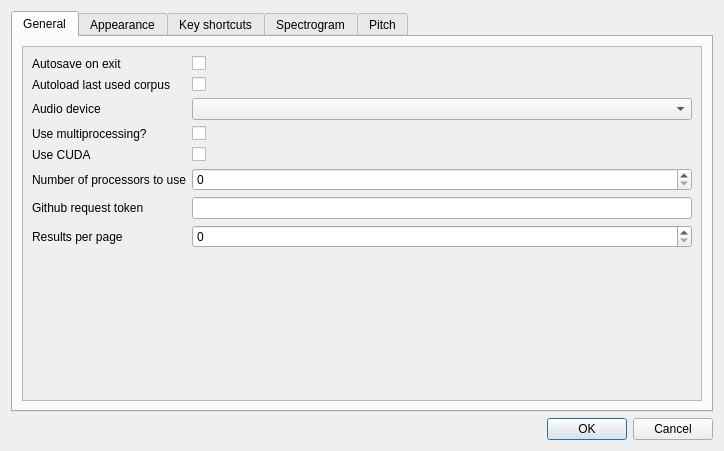
<?xml version="1.0" encoding="UTF-8"?>
<ui version="4.0">
 <class>PreferencesDialog</class>
 <widget class="QDialog" name="PreferencesDialog">
  <property name="geometry">
   <rect>
    <x>0</x>
    <y>0</y>
    <width>724</width>
    <height>451</height>
   </rect>
  </property>
  <property name="windowTitle">
   <string>Dialog</string>
  </property>
  <layout class="QVBoxLayout" name="verticalLayout">
   <item>
    <widget class="QTabWidget" name="tabWidget">
     <property name="currentIndex">
      <number>0</number>
     </property>
     <widget class="QWidget" name="generalTab">
      <attribute name="title">
       <string>General</string>
      </attribute>
      <layout class="QVBoxLayout" name="verticalLayout_8">
       <item>
        <widget class="QScrollArea" name="scrollArea_3">
         <property name="widgetResizable">
          <bool>true</bool>
         </property>
         <widget class="QWidget" name="scrollAreaWidgetContents_3">
          <property name="geometry">
           <rect>
            <x>0</x>
            <y>0</y>
            <width>682</width>
            <height>353</height>
           </rect>
          </property>
          <layout class="QVBoxLayout" name="verticalLayout_9">
           <item>
            <layout class="QFormLayout" name="formLayout">
             <item row="2" column="0">
              <widget class="QLabel" name="label_24">
               <property name="text">
                <string>Audio device</string>
               </property>
              </widget>
             </item>
             <item row="2" column="1">
              <widget class="QComboBox" name="audioDeviceEdit"/>
             </item>
             <item row="5" column="1">
              <widget class="QSpinBox" name="numJobsEdit"/>
             </item>
             <item row="5" column="0">
              <widget class="QLabel" name="label_25">
               <property name="text">
                <string>Number of processors to use</string>
               </property>
              </widget>
             </item>
             <item row="3" column="1">
              <widget class="QCheckBox" name="useMpCheckBox">
               <property name="text">
                <string/>
               </property>
              </widget>
             </item>
             <item row="3" column="0">
              <widget class="QLabel" name="label_26">
               <property name="text">
                <string>Use multiprocessing?</string>
               </property>
              </widget>
             </item>
             <item row="0" column="0">
              <widget class="QLabel" name="autosaveLabel">
               <property name="text">
                <string>Autosave on exit</string>
               </property>
              </widget>
             </item>
             <item row="0" column="1">
              <widget class="QCheckBox" name="autosaveOnExitCheckBox"/>
             </item>
             <item row="1" column="0">
              <widget class="QLabel" name="autoloadLastUsedCorpusLabel">
               <property name="text">
                <string>Autoload last used corpus</string>
               </property>
              </widget>
             </item>
             <item row="1" column="1">
              <widget class="QCheckBox" name="autoloadLastUsedCorpusCheckBox"/>
             </item>
             <item row="6" column="1">
              <widget class="QLineEdit" name="githubTokenEdit"/>
             </item>
             <item row="6" column="0">
              <widget class="QLabel" name="label_32">
               <property name="text">
                <string>Github request token</string>
               </property>
              </widget>
             </item>
             <item row="7" column="1">
              <widget class="QSpinBox" name="resultsPerPageEdit">
               <property name="maximum">
                <number>1000</number>
               </property>
              </widget>
             </item>
             <item row="7" column="0">
              <widget class="QLabel" name="label_33">
               <property name="text">
                <string>Results per page</string>
               </property>
              </widget>
             </item>
             <item row="4" column="1">
              <widget class="QCheckBox" name="cudaCheckBox">
               <property name="text">
                <string/>
               </property>
              </widget>
             </item>
             <item row="4" column="0">
              <widget class="QLabel" name="label_48">
               <property name="text">
                <string>Use CUDA</string>
               </property>
              </widget>
             </item>
            </layout>
           </item>
          </layout>
         </widget>
        </widget>
       </item>
      </layout>
     </widget>
     <widget class="QWidget" name="appearenceTab">
      <attribute name="title">
       <string>Appearance</string>
      </attribute>
      <layout class="QVBoxLayout" name="verticalLayout_3">
       <item>
        <widget class="QWidget" name="widget" native="true">
         <layout class="QHBoxLayout" name="horizontalLayout_2">
          <item>
           <widget class="QLabel" name="label_11">
            <property name="text">
             <string>Theme</string>
            </property>
           </widget>
          </item>
          <item>
           <widget class="QComboBox" name="presetThemeEdit">
            <item>
             <property name="text">
              <string>MFA</string>
             </property>
            </item>
            <item>
             <property name="text">
              <string>Praat-like</string>
             </property>
            </item>
            <item>
             <property name="text">
              <string>Custom</string>
             </property>
            </item>
           </widget>
          </item>
          <item>
           <widget class="QLabel" name="label_12">
            <property name="text">
             <string>Font</string>
            </property>
           </widget>
          </item>
          <item>
           <widget class="FontEdit" name="fontEdit">
            <property name="text">
             <string>PushButton</string>
            </property>
           </widget>
          </item>
         </layout>
        </widget>
       </item>
       <item>
        <widget class="QScrollArea" name="scrollArea">
         <property name="widgetResizable">
          <bool>true</bool>
         </property>
         <widget class="QWidget" name="scrollAreaWidgetContents">
          <property name="geometry">
           <rect>
            <x>0</x>
            <y>0</y>
            <width>682</width>
            <height>305</height>
           </rect>
          </property>
          <layout class="QHBoxLayout" name="horizontalLayout">
           <item>
            <widget class="QGroupBox" name="primaryHueBox">
             <property name="title">
              <string>Primary hues</string>
             </property>
             <layout class="QVBoxLayout" name="verticalLayout_6">
              <item>
               <layout class="QFormLayout" name="formLayout_5">
                <item row="0" column="0">
                 <widget class="QLabel" name="label_15">
                  <property name="text">
                   <string>Base hue</string>
                  </property>
                 </widget>
                </item>
                <item row="0" column="1">
                 <widget class="ColorEdit" name="primaryBaseEdit">
                  <property name="text">
                   <string/>
                  </property>
                 </widget>
                </item>
                <item row="1" column="0">
                 <widget class="QLabel" name="label_16">
                  <property name="text">
                   <string>Light</string>
                  </property>
                 </widget>
                </item>
                <item row="1" column="1">
                 <widget class="ColorEdit" name="primaryLightEdit">
                  <property name="text">
                   <string/>
                  </property>
                 </widget>
                </item>
                <item row="2" column="0">
                 <widget class="QLabel" name="label_19">
                  <property name="text">
                   <string>Dark</string>
                  </property>
                 </widget>
                </item>
                <item row="2" column="1">
                 <widget class="ColorEdit" name="primaryDarkEdit">
                  <property name="text">
                   <string/>
                  </property>
                 </widget>
                </item>
                <item row="3" column="0">
                 <widget class="QLabel" name="label_28">
                  <property name="text">
                   <string>Very light</string>
                  </property>
                 </widget>
                </item>
                <item row="3" column="1">
                 <widget class="ColorEdit" name="primaryVeryLightEdit">
                  <property name="text">
                   <string/>
                  </property>
                 </widget>
                </item>
                <item row="4" column="0">
                 <widget class="QLabel" name="label_27">
                  <property name="text">
                   <string>Very dark</string>
                  </property>
                 </widget>
                </item>
                <item row="4" column="1">
                 <widget class="ColorEdit" name="primaryVeryDarkEdit">
                  <property name="text">
                   <string/>
                  </property>
                 </widget>
                </item>
               </layout>
              </item>
             </layout>
            </widget>
           </item>
           <item>
            <widget class="QGroupBox" name="accentHueBox">
             <property name="title">
              <string>Accent hues</string>
             </property>
             <layout class="QVBoxLayout" name="verticalLayout_5">
              <item>
               <layout class="QFormLayout" name="formLayout_4">
                <item row="0" column="0">
                 <widget class="QLabel" name="label_20">
                  <property name="text">
                   <string>Base hue</string>
                  </property>
                 </widget>
                </item>
                <item row="0" column="1">
                 <widget class="ColorEdit" name="accentBaseEdit">
                  <property name="text">
                   <string/>
                  </property>
                 </widget>
                </item>
                <item row="1" column="0">
                 <widget class="QLabel" name="label_30">
                  <property name="text">
                   <string>Light</string>
                  </property>
                 </widget>
                </item>
                <item row="1" column="1">
                 <widget class="ColorEdit" name="accentLightEdit">
                  <property name="text">
                   <string/>
                  </property>
                 </widget>
                </item>
                <item row="2" column="0">
                 <widget class="QLabel" name="label_21">
                  <property name="text">
                   <string>Dark</string>
                  </property>
                 </widget>
                </item>
                <item row="2" column="1">
                 <widget class="ColorEdit" name="accentDarkEdit">
                  <property name="text">
                   <string/>
                  </property>
                 </widget>
                </item>
                <item row="3" column="0">
                 <widget class="QLabel" name="label_35">
                  <property name="text">
                   <string>Very light</string>
                  </property>
                 </widget>
                </item>
                <item row="3" column="1">
                 <widget class="ColorEdit" name="accentVeryLightEdit">
                  <property name="text">
                   <string/>
                  </property>
                 </widget>
                </item>
                <item row="4" column="0">
                 <widget class="QLabel" name="label_29">
                  <property name="text">
                   <string>Very dark</string>
                  </property>
                 </widget>
                </item>
                <item row="4" column="1">
                 <widget class="ColorEdit" name="accentVeryDarkEdit">
                  <property name="text">
                   <string/>
                  </property>
                 </widget>
                </item>
               </layout>
              </item>
             </layout>
            </widget>
           </item>
           <item>
            <widget class="QGroupBox" name="otherBox">
             <property name="title">
              <string>Other</string>
             </property>
             <layout class="QVBoxLayout" name="verticalLayout_4">
              <item>
               <layout class="QFormLayout" name="formLayout_3">
                <item row="0" column="0">
                 <widget class="QLabel" name="label_14">
                  <property name="text">
                   <string>Main text hue</string>
                  </property>
                 </widget>
                </item>
                <item row="0" column="1">
                 <widget class="ColorEdit" name="mainTextColorEdit">
                  <property name="text">
                   <string/>
                  </property>
                 </widget>
                </item>
                <item row="1" column="0">
                 <widget class="QLabel" name="label_17">
                  <property name="text">
                   <string>Selected text hue</string>
                  </property>
                 </widget>
                </item>
                <item row="1" column="1">
                 <widget class="ColorEdit" name="selectedTextColorEdit">
                  <property name="text">
                   <string/>
                  </property>
                 </widget>
                </item>
                <item row="2" column="0">
                 <widget class="QLabel" name="label_18">
                  <property name="text">
                   <string>Error hue</string>
                  </property>
                 </widget>
                </item>
                <item row="2" column="1">
                 <widget class="ColorEdit" name="errorColorEdit">
                  <property name="text">
                   <string/>
                  </property>
                 </widget>
                </item>
                <item row="3" column="0">
                 <widget class="QLabel" name="label_13">
                  <property name="text">
                   <string>Plot text width</string>
                  </property>
                 </widget>
                </item>
                <item row="3" column="1">
                 <widget class="QSpinBox" name="plotTextWidth">
                  <property name="suffix">
                   <string>px</string>
                  </property>
                  <property name="minimum">
                   <number>100</number>
                  </property>
                  <property name="maximum">
                   <number>1000</number>
                  </property>
                  <property name="value">
                   <number>400</number>
                  </property>
                 </widget>
                </item>
               </layout>
              </item>
             </layout>
            </widget>
           </item>
          </layout>
         </widget>
        </widget>
       </item>
      </layout>
     </widget>
     <widget class="QWidget" name="keybindTab">
      <attribute name="title">
       <string>Key shortcuts</string>
      </attribute>
      <layout class="QVBoxLayout" name="verticalLayout_2">
       <item>
        <widget class="QScrollArea" name="scrollArea_2">
         <property name="widgetResizable">
          <bool>true</bool>
         </property>
         <widget class="QWidget" name="scrollAreaWidgetContents_2">
          <property name="geometry">
           <rect>
            <x>0</x>
            <y>0</y>
            <width>668</width>
            <height>410</height>
           </rect>
          </property>
          <layout class="QVBoxLayout" name="verticalLayout_7">
           <item>
            <layout class="QFormLayout" name="formLayout_2">
             <item row="1" column="0">
              <widget class="QLabel" name="label">
               <property name="text">
                <string>Play audio</string>
               </property>
              </widget>
             </item>
             <item row="1" column="1">
              <widget class="QKeySequenceEdit" name="playAudioShortcutEdit">
               <property name="keySequence">
                <string extracomment="Play audio"/>
               </property>
              </widget>
             </item>
             <item row="2" column="0">
              <widget class="QLabel" name="label_2">
               <property name="text">
                <string>Zoom in</string>
               </property>
              </widget>
             </item>
             <item row="2" column="1">
              <widget class="QKeySequenceEdit" name="zoomInShortcutEdit"/>
             </item>
             <item row="3" column="0">
              <widget class="QLabel" name="label_3">
               <property name="text">
                <string>Zoom out</string>
               </property>
              </widget>
             </item>
             <item row="3" column="1">
              <widget class="QKeySequenceEdit" name="zoomOutShortcutEdit"/>
             </item>
             <item row="5" column="0">
              <widget class="QLabel" name="label_4">
               <property name="text">
                <string>Pan left</string>
               </property>
              </widget>
             </item>
             <item row="5" column="1">
              <widget class="QKeySequenceEdit" name="panLeftShortcutEdit"/>
             </item>
             <item row="6" column="0">
              <widget class="QLabel" name="label_5">
               <property name="text">
                <string>Pan right</string>
               </property>
              </widget>
             </item>
             <item row="6" column="1">
              <widget class="QKeySequenceEdit" name="panRightShortcutEdit"/>
             </item>
             <item row="7" column="0">
              <widget class="QLabel" name="label_6">
               <property name="text">
                <string>Merge utterances</string>
               </property>
              </widget>
             </item>
             <item row="7" column="1">
              <widget class="QKeySequenceEdit" name="mergeShortcutEdit"/>
             </item>
             <item row="8" column="0">
              <widget class="QLabel" name="label_7">
               <property name="text">
                <string>Split utterances</string>
               </property>
              </widget>
             </item>
             <item row="8" column="1">
              <widget class="QKeySequenceEdit" name="splitShortcutEdit"/>
             </item>
             <item row="9" column="0">
              <widget class="QLabel" name="label_8">
               <property name="text">
                <string>Delete utterances</string>
               </property>
              </widget>
             </item>
             <item row="9" column="1">
              <widget class="QKeySequenceEdit" name="deleteShortcutEdit"/>
             </item>
             <item row="10" column="0">
              <widget class="QLabel" name="label_9">
               <property name="text">
                <string>Save current file</string>
               </property>
              </widget>
             </item>
             <item row="10" column="1">
              <widget class="QKeySequenceEdit" name="saveShortcutEdit"/>
             </item>
             <item row="11" column="0">
              <widget class="QLabel" name="label_10">
               <property name="text">
                <string>Search within corpus</string>
               </property>
              </widget>
             </item>
             <item row="11" column="1">
              <widget class="QKeySequenceEdit" name="searchShortcutEdit"/>
             </item>
             <item row="12" column="0">
              <widget class="QLabel" name="label_23">
               <property name="text">
                <string>Undo</string>
               </property>
              </widget>
             </item>
             <item row="12" column="1">
              <widget class="QKeySequenceEdit" name="undoShortcutEdit"/>
             </item>
             <item row="13" column="0">
              <widget class="QLabel" name="label_22">
               <property name="text">
                <string>Redo</string>
               </property>
              </widget>
             </item>
             <item row="13" column="1">
              <widget class="QKeySequenceEdit" name="redoShortcutEdit"/>
             </item>
             <item row="4" column="1">
              <widget class="QKeySequenceEdit" name="zoomToSelectionShortcutEdit"/>
             </item>
             <item row="4" column="0">
              <widget class="QLabel" name="label_31">
               <property name="text">
                <string>Zoom to selection</string>
               </property>
              </widget>
             </item>
            </layout>
           </item>
          </layout>
         </widget>
        </widget>
       </item>
      </layout>
     </widget>
     <widget class="QWidget" name="spectrogramTab">
      <attribute name="title">
       <string>Spectrogram</string>
      </attribute>
      <layout class="QVBoxLayout" name="verticalLayout_10">
       <item>
        <widget class="QScrollArea" name="scrollArea_4">
         <property name="widgetResizable">
          <bool>true</bool>
         </property>
         <widget class="QWidget" name="scrollAreaWidgetContents_4">
          <property name="geometry">
           <rect>
            <x>0</x>
            <y>0</y>
            <width>682</width>
            <height>353</height>
           </rect>
          </property>
          <layout class="QVBoxLayout" name="verticalLayout_11">
           <item>
            <layout class="QFormLayout" name="formLayout_6">
             <item row="0" column="0">
              <widget class="QLabel" name="label_42">
               <property name="text">
                <string>Dynamic range (dB)</string>
               </property>
              </widget>
             </item>
             <item row="0" column="1">
              <widget class="QSpinBox" name="dynamicRangeEdit">
               <property name="maximum">
                <number>10000</number>
               </property>
              </widget>
             </item>
             <item row="1" column="1">
              <widget class="QSpinBox" name="fftSizeEdit">
               <property name="maximum">
                <number>1000000</number>
               </property>
              </widget>
             </item>
             <item row="2" column="1">
              <widget class="QSpinBox" name="numTimeStepsEdit">
               <property name="maximum">
                <number>100000</number>
               </property>
               <property name="singleStep">
                <number>10</number>
               </property>
              </widget>
             </item>
             <item row="3" column="1">
              <widget class="QSpinBox" name="maxFrequencyEdit">
               <property name="maximum">
                <number>1000000</number>
               </property>
               <property name="singleStep">
                <number>1000</number>
               </property>
              </widget>
             </item>
             <item row="4" column="1">
              <widget class="QLineEdit" name="windowSizeEdit"/>
             </item>
             <item row="5" column="1">
              <widget class="QLineEdit" name="preemphasisEdit"/>
             </item>
             <item row="1" column="0">
              <widget class="QLabel" name="label_43">
               <property name="text">
                <string>FFT size</string>
               </property>
              </widget>
             </item>
             <item row="2" column="0">
              <widget class="QLabel" name="label_44">
               <property name="text">
                <string>Number of time steps</string>
               </property>
              </widget>
             </item>
             <item row="3" column="0">
              <widget class="QLabel" name="label_45">
               <property name="text">
                <string>Maximum frequency (Hz)</string>
               </property>
              </widget>
             </item>
             <item row="4" column="0">
              <widget class="QLabel" name="label_46">
               <property name="text">
                <string>Window size (s)</string>
               </property>
              </widget>
             </item>
             <item row="5" column="0">
              <widget class="QLabel" name="label_47">
               <property name="text">
                <string>Pre-emphasis factor</string>
               </property>
              </widget>
             </item>
            </layout>
           </item>
          </layout>
         </widget>
        </widget>
       </item>
      </layout>
     </widget>
     <widget class="QWidget" name="pitchTab">
      <attribute name="title">
       <string>Pitch</string>
      </attribute>
      <layout class="QVBoxLayout" name="verticalLayout_12">
       <item>
        <widget class="QScrollArea" name="scrollArea_5">
         <property name="widgetResizable">
          <bool>true</bool>
         </property>
         <widget class="QWidget" name="scrollAreaWidgetContents_5">
          <property name="geometry">
           <rect>
            <x>0</x>
            <y>0</y>
            <width>682</width>
            <height>353</height>
           </rect>
          </property>
          <layout class="QVBoxLayout" name="verticalLayout_13">
           <item>
            <layout class="QFormLayout" name="formLayout_7">
             <item row="0" column="0">
              <widget class="QLabel" name="label_34">
               <property name="text">
                <string>Show pitch</string>
               </property>
              </widget>
             </item>
             <item row="0" column="1">
              <widget class="QCheckBox" name="showPitchCheck">
               <property name="text">
                <string/>
               </property>
              </widget>
             </item>
             <item row="1" column="0">
              <widget class="QLabel" name="label_36">
               <property name="text">
                <string>Minimum pitch (Hz)</string>
               </property>
              </widget>
             </item>
             <item row="1" column="1">
              <widget class="QSpinBox" name="minPitchEdit">
               <property name="maximum">
                <number>2000</number>
               </property>
               <property name="singleStep">
                <number>10</number>
               </property>
              </widget>
             </item>
             <item row="2" column="0">
              <widget class="QLabel" name="label_37">
               <property name="text">
                <string>Maximum pitch (Hz)</string>
               </property>
              </widget>
             </item>
             <item row="2" column="1">
              <widget class="QSpinBox" name="maxPitchEdit">
               <property name="maximum">
                <number>5000</number>
               </property>
               <property name="singleStep">
                <number>10</number>
               </property>
              </widget>
             </item>
             <item row="3" column="0">
              <widget class="QLabel" name="label_38">
               <property name="text">
                <string>Time step (ms)</string>
               </property>
              </widget>
             </item>
             <item row="3" column="1">
              <widget class="QSpinBox" name="timeStepEdit">
               <property name="maximum">
                <number>100000</number>
               </property>
               <property name="singleStep">
                <number>100</number>
               </property>
              </widget>
             </item>
             <item row="4" column="0">
              <widget class="QLabel" name="label_39">
               <property name="text">
                <string>Frame length (ms)</string>
               </property>
              </widget>
             </item>
             <item row="4" column="1">
              <widget class="QSpinBox" name="frameLengthEdit"/>
             </item>
             <item row="5" column="1">
              <widget class="QLineEdit" name="penaltyEdit"/>
             </item>
             <item row="6" column="1">
              <widget class="QLineEdit" name="pitchDeltaEdit"/>
             </item>
             <item row="5" column="0">
              <widget class="QLabel" name="label_40">
               <property name="text">
                <string>Pentalty factor</string>
               </property>
              </widget>
             </item>
             <item row="6" column="0">
              <widget class="QLabel" name="label_41">
               <property name="text">
                <string>Pitch delta factor</string>
               </property>
              </widget>
             </item>
            </layout>
           </item>
          </layout>
         </widget>
        </widget>
       </item>
      </layout>
     </widget>
    </widget>
   </item>
   <item>
    <widget class="QDialogButtonBox" name="buttonBox">
     <property name="orientation">
      <enum>Qt::Horizontal</enum>
     </property>
     <property name="standardButtons">
      <set>QDialogButtonBox::Cancel|QDialogButtonBox::Ok</set>
     </property>
    </widget>
   </item>
  </layout>
 </widget>
 <customwidgets>
  <customwidget>
   <class>ColorEdit</class>
   <extends>QPushButton</extends>
   <header>anchor.widgets</header>
  </customwidget>
  <customwidget>
   <class>FontEdit</class>
   <extends>QPushButton</extends>
   <header>anchor.widgets</header>
  </customwidget>
 </customwidgets>
 <resources/>
 <connections>
  <connection>
   <sender>buttonBox</sender>
   <signal>accepted()</signal>
   <receiver>PreferencesDialog</receiver>
   <slot>accept()</slot>
   <hints>
    <hint type="sourcelabel">
     <x>248</x>
     <y>254</y>
    </hint>
    <hint type="destinationlabel">
     <x>157</x>
     <y>274</y>
    </hint>
   </hints>
  </connection>
  <connection>
   <sender>buttonBox</sender>
   <signal>rejected()</signal>
   <receiver>PreferencesDialog</receiver>
   <slot>reject()</slot>
   <hints>
    <hint type="sourcelabel">
     <x>316</x>
     <y>260</y>
    </hint>
    <hint type="destinationlabel">
     <x>286</x>
     <y>274</y>
    </hint>
   </hints>
  </connection>
 </connections>
</ui>
